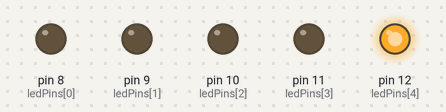
The sketch below on a simulated Arduino Uno, built with avr-gcc and run on an emulated ATmega328P. On the bench: output pins drawn as LEDs (lit = HIGH).

Above: at 0.5 s.
At 2.5 s:
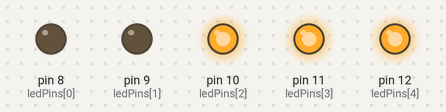
At 3.5 s:
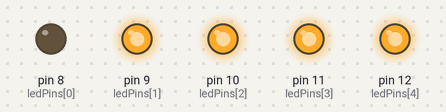
At 5.5 s:
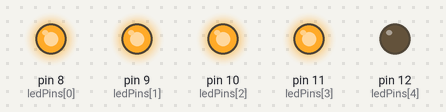
At 8.5 s:
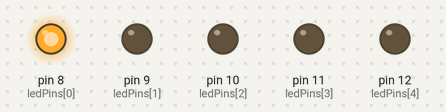
At 11.5 s:
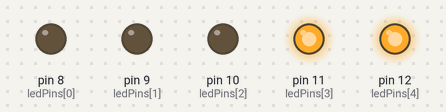
Timing chart, 0 to 13.0 s (numbered marks = the images above):
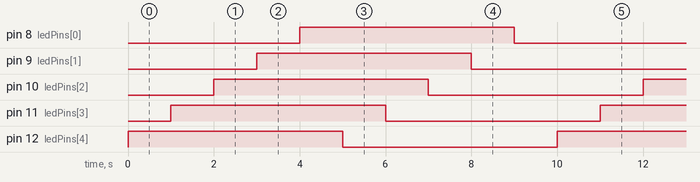

Measured:
- by itself, pin 8 (ledPins[0]), pin 9 (ledPins[1]), pin 10 (ledPins[2]), pin 11 (ledPins[3]), pin 12 (ledPins[4]): alternates HIGH for 5.0 s and LOW for 5.0 s
- by itself, everything shown: repeats every 10.0 s, in 10 steps

The sketch:

lab1_activity.ino
```cpp
//Laboratory Activity #1: Working with Digital Signals

int ledPins[] = {8, 9, 10, 11, 12};

void setup() {
  for (int i = 0; i < 5; i++) {
    pinMode(ledPins[i], OUTPUT);
  }
}

void loop() {
  for (int i = 4; i >= 0; i--) {
    digitalWrite(ledPins[i], HIGH);
    delay(1000);
  }

  for (int i = 4; i >= 0; i--) {
    digitalWrite(ledPins[i], LOW);
    delay(1000);
  }
}
```
